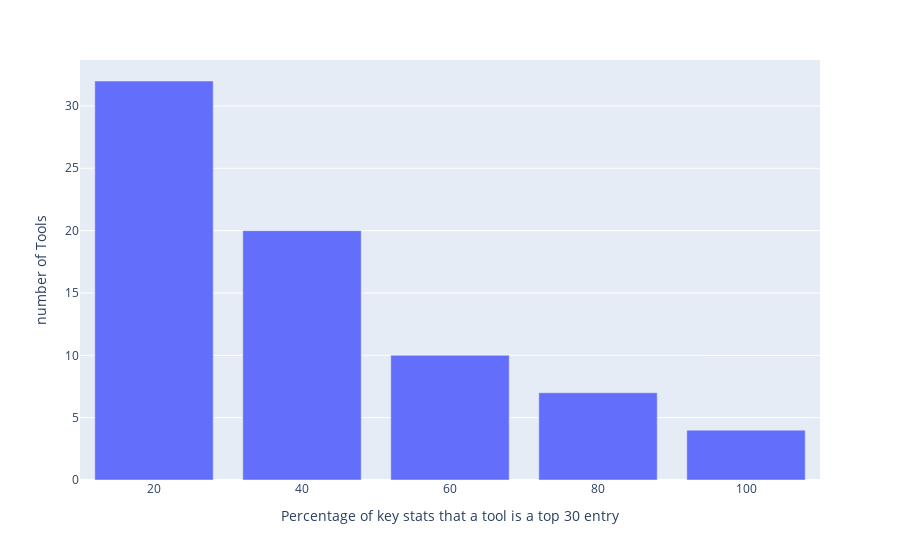

The notebook cell this image was saved under:
### Code cell
fig = px.bar((top_tools * 100 / len(key_stats)).astype(int).value_counts())
fig.update_layout(
    yaxis={"title": "number of Tools"},
    xaxis={"title": "Percentage of key stats that a tool is a top 30 entry"},
    showlegend=False,
)

### Figure 1 — Plotly figure (JSON) as saved in the notebook; plotly's stock layout.template omitted (floating-point values rounded to 4 significant figures)
{"data": [{"hovertemplate": "variable=count<br>index=%{x}<br>value=%{y}<extra></extra>", "legendgroup": "count", "marker": {"color": "#636efa", "pattern": {"shape": ""}}, "name": "count", "orientation": "v", "showlegend": true, "textposition": "auto", "type": "bar", "x": [20, 40, 60, 80, 100], "xaxis": "x", "y": [32, 20, 10, 7, 4], "yaxis": "y"}], "layout": {"barmode": "relative", "legend": {"title": {"text": "variable"}, "tracegroupgap": 0}, "margin": {"t": 60}, "showlegend": false, "xaxis": {"anchor": "y", "domain": [0, 1], "title": {"text": "Percentage of key stats that a tool is a top 30 entry"}}, "yaxis": {"anchor": "x", "domain": [0, 1], "title": {"text": "number of Tools"}}}}
